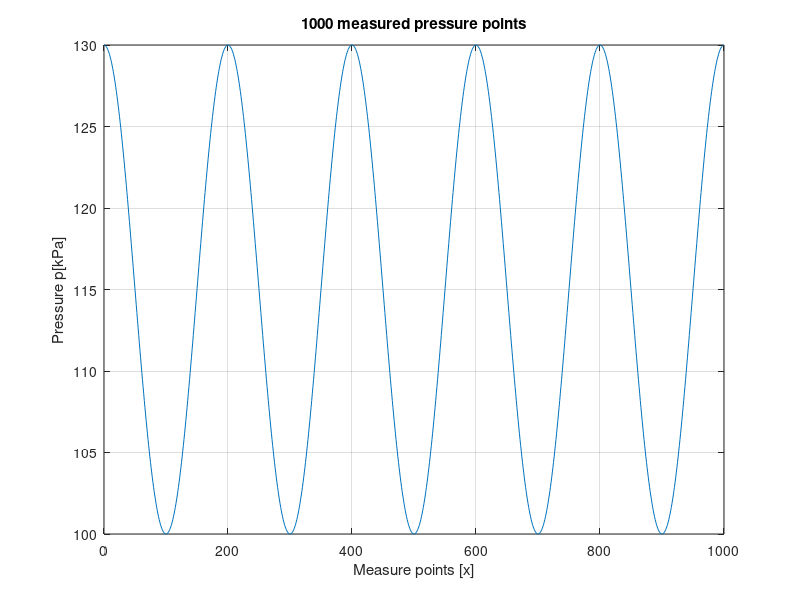

Write MATLAB code to recreate this figure.
% x=1:1000;
% y=2.5*sin(pi*x/100) + 2.5;
% plot(x,y);
% grid on;
clear all;
x=0:1:999;
frequency=5/1000;   %1/200
MaxPressure=130;    %Max Pressure
MinPressure=100;    %Min Pressure
offset=(MaxPressure+MinPressure)/2;  %Offset
Amplitude=offset-MinPressure;
Pressure=Amplitude*cos(2*pi*frequency*x)+offset;   %Pressure function

%PRESSURE FUNCTION PLOT (5.2)
plot(x,Pressure);
grid on;
title('1000 measured pressure points');
xlabel('Measure points [x]');
ylabel('Pressure p[kPa]');